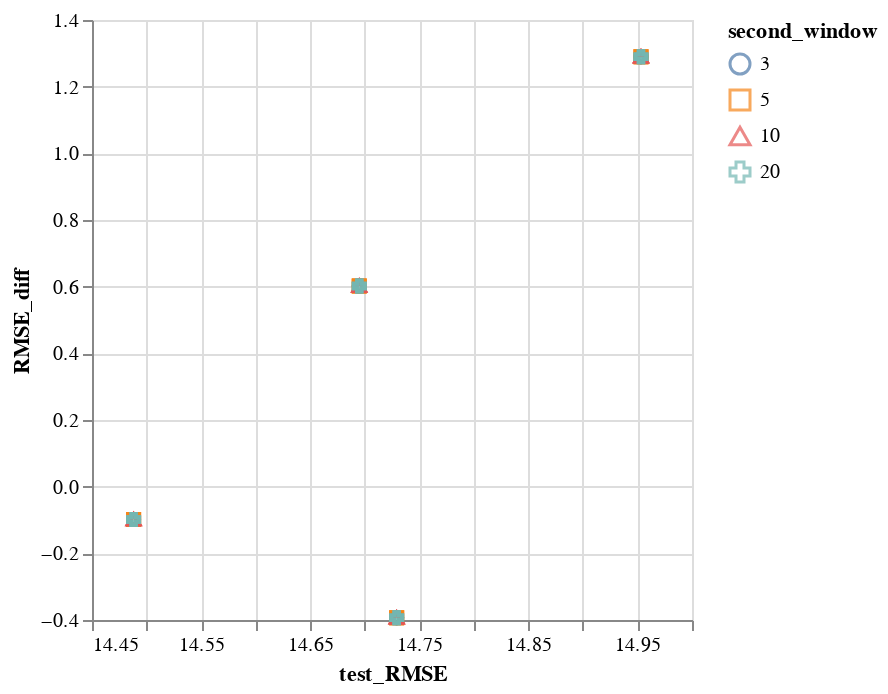
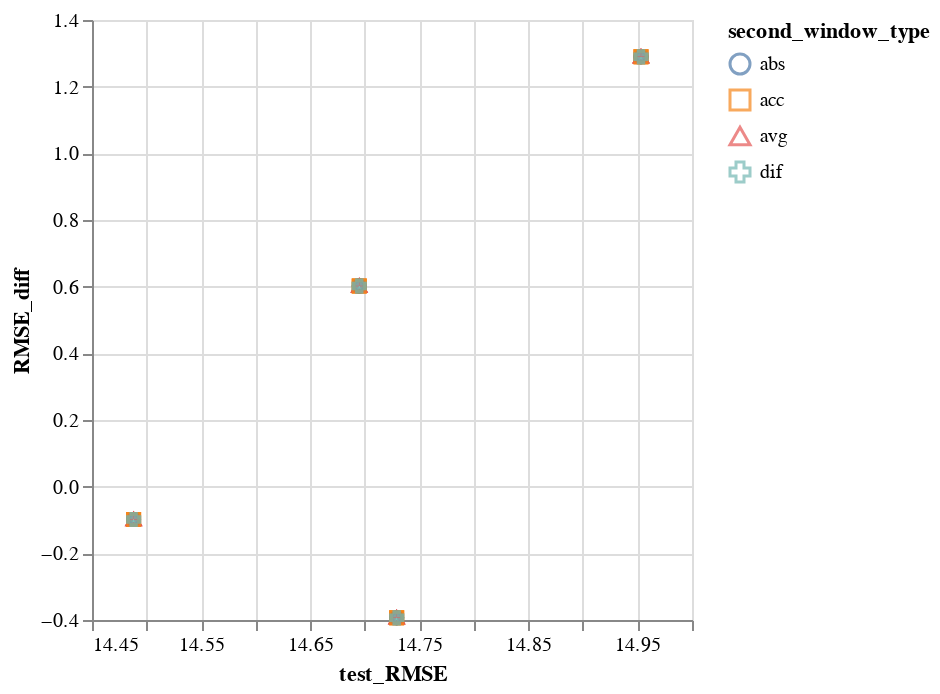
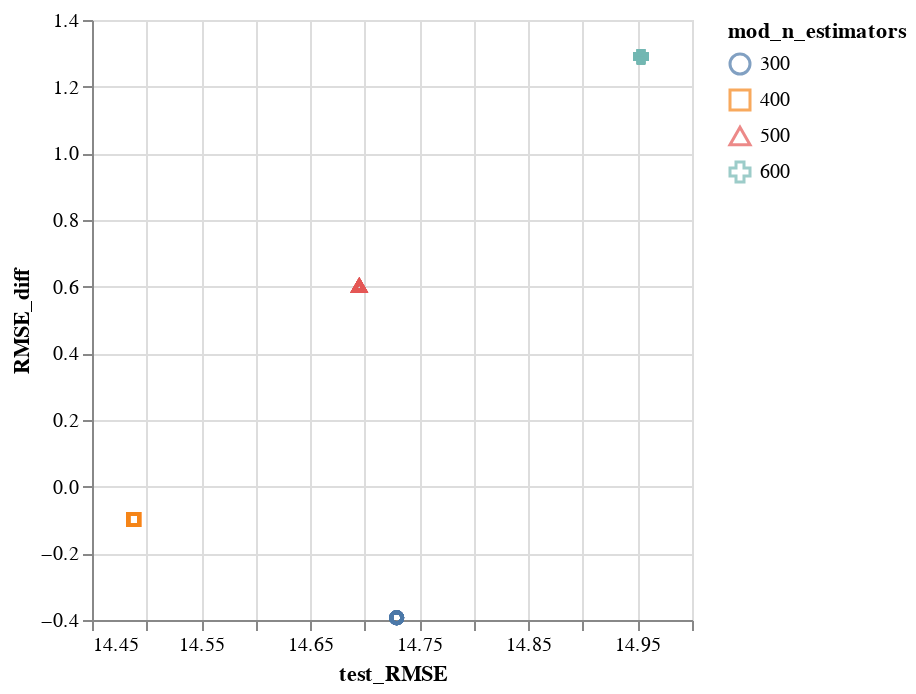
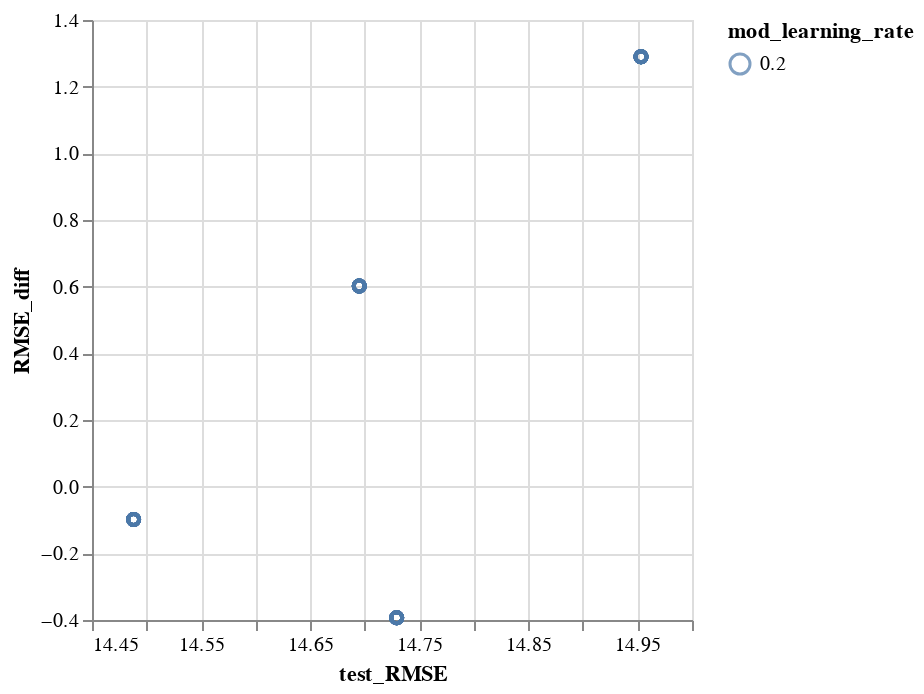

The notebook cell saved with these charts, in order:
### Markdown cell above
Results from the most recent tuning group were viewed below.

### Code cell
print(loops.keys())
plot_results(pd.DataFrame(record), list(loops.keys()))

display(plot_results(pd.DataFrame(record), ['second_window']))
display(plot_results(pd.DataFrame(record), ['second_window_type']))
display(plot_results(pd.DataFrame(record), ['mod_n_estimators']))
display(plot_results(pd.DataFrame(record), ['mod_learning_rate']))

### Figure 1 — Vega-Lite specification as saved in the notebook (floating-point values rounded to 4 significant figures)
{"config": {"view": {"continuousWidth": 300, "continuousHeight": 300}}, "data": {"name": "data-1114ec3b3806445dd5e10b8e20c30d05"}, "mark": {"type": "point"}, "encoding": {"color": {"field": "second_window", "type": "nominal"}, "shape": {"field": "second_window", "type": "nominal"}, "x": {"field": "test_RMSE", "scale": {"zero": false}, "type": "quantitative"}, "y": {"field": "RMSE_diff", "type": "quantitative"}}, "$schema": "https://vega.github.io/schema/vega-lite/v5.20.1.json", "datasets": {"data-1114ec3b3806445dd5e10b8e20c30d05": [{"test_RMSE": 14.73, "train_RMSE": 15.12, "RMSE_diff": -0.3934, "second_window": 3}, {"test_RMSE": 14.49, "train_RMSE": 14.59, "RMSE_diff": -0.0985, "second_window": 3}, {"test_RMSE": 14.69, "train_RMSE": 14.09, "RMSE_diff": 0.6021, "second_window": 3}, {"test_RMSE": 14.95, "train_RMSE": 13.66, "RMSE_diff": 1.29, "second_window": 3}, {"test_RMSE": 14.73, "train_RMSE": 15.12, "RMSE_diff": -0.3934, "second_window": 3}, {"test_RMSE": 14.49, "train_RMSE": 14.59, "RMSE_diff": -0.0985, "second_window": 3}, {"test_RMSE": 14.69, "train_RMSE": 14.09, "RMSE_diff": 0.6021, "second_window": 3}, {"test_RMSE": 14.95, "train_RMSE": 13.66, "RMSE_diff": 1.29, "second_window": 3}, {"test_RMSE": 14.73, "train_RMSE": 15.12, "RMSE_diff": -0.3934, "second_window": 3}, {"test_RMSE": 14.49, "train_RMSE": 14.59, "RMSE_diff": -0.0985, "second_window": 3}, {"test_RMSE": 14.69, "train_RMSE": 14.09, "RMSE_diff": 0.6021, "second_window": 3}, {"test_RMSE": 14.95, "train_RMSE": 13.66, "RMSE_diff": 1.29, "second_window": 3}, {"test_RMSE": 14.73, "train_RMSE": 15.12, "RMSE_diff": -0.3934, "second_window": 3}, {"test_RMSE": 14.49, "train_RMSE": 14.59, "RMSE_diff": -0.0985, "second_window": 3}, {"test_RMSE": 14.69, "train_RMSE": 14.09, "RMSE_diff": 0.6021, "second_window": 3}, {"test_RMSE": 14.95, "train_RMSE": 13.66, "RMSE_diff": 1.29, "second_window": 3}, {"test_RMSE": 14.73, "train_RMSE": 15.12, "RMSE_diff": -0.3934, "second_window": 5}, {"test_RMSE": 14.49, "train_RMSE": 14.59, "RMSE_diff": -0.0985, "second_window": 5}, {"test_RMSE": 14.69, "train_RMSE": 14.09, "RMSE_diff": 0.6021, "second_window": 5}, {"test_RMSE": 14.95, "train_RMSE": 13.66, "RMSE_diff": 1.29, "second_window": 5}, {"test_RMSE": 14.73, "train_RMSE": 15.12, "RMSE_diff": -0.3934, "second_window": 5}, {"test_RMSE": 14.49, "train_RMSE": 14.59, "RMSE_diff": -0.0985, "second_window": 5}, {"test_RMSE": 14.69, "train_RMSE": 14.09, "RMSE_diff": 0.6021, "second_window": 5}, {"test_RMSE": 14.95, "train_RMSE": 13.66, "RMSE_diff": 1.29, "second_window": 5}, {"test_RMSE": 14.73, "train_RMSE": 15.12, "RMSE_diff": -0.3934, "second_window": 5}, {"test_RMSE": 14.49, "train_RMSE": 14.59, "RMSE_diff": -0.0985, "second_window": 5}, {"test_RMSE": 14.69, "train_RMSE": 14.09, "RMSE_diff": 0.6021, "second_window": 5}, {"test_RMSE": 14.95, "train_RMSE": 13.66, "RMSE_diff": 1.29, "second_window": 5}, {"test_RMSE": 14.73, "train_RMSE": 15.12, "RMSE_diff": -0.3934, "second_window": 5}, {"test_RMSE": 14.49, "train_RMSE": 14.59, "RMSE_diff": -0.0985, "second_window": 5}, {"test_RMSE": 14.69, "train_RMSE": 14.09, "RMSE_diff": 0.6021, "second_window": 5}, {"test_RMSE": 14.95, "train_RMSE": 13.66, "RMSE_diff": 1.29, "second_window": 5}, {"test_RMSE": 14.73, "train_RMSE": 15.12, "RMSE_diff": -0.3934, "second_window": 10}, {"test_RMSE": 14.49, "train_RMSE": 14.59, "RMSE_diff": -0.0985, "second_window": 10}, {"test_RMSE": 14.69, "train_RMSE": 14.09, "RMSE_diff": 0.6021, "second_window": 10}, {"test_RMSE": 14.95, "train_RMSE": 13.66, "RMSE_diff": 1.29, "second_window": 10}, {"test_RMSE": 14.73, "train_RMSE": 15.12, "RMSE_diff": -0.3934, "second_window": 10}, {"test_RMSE": 14.49, "train_RMSE": 14.59, "RMSE_diff": -0.0985, "second_window": 10}, {"test_RMSE": 14.69, "train_RMSE": 14.09, "RMSE_diff": 0.6021, "second_window": 10}, {"test_RMSE": 14.95, "train_RMSE": 13.66, "RMSE_diff": 1.29, "second_window": 10}, {"test_RMSE": 14.73, "train_RMSE": 15.12, "RMSE_diff": -0.3934, "second_window": 10}, {"test_RMSE": 14.49, "train_RMSE": 14.59, "RMSE_diff": -0.0985, "second_window": 10}, {"test_RMSE": 14.69, "train_RMSE": 14.09, "RMSE_diff": 0.6021, "second_window": 10}, {"test_RMSE": 14.95, "train_RMSE": 13.66, "RMSE_diff": 1.29, "second_window": 10}, {"test_RMSE": 14.73, "train_RMSE": 15.12, "RMSE_diff": -0.3934, "second_window": 10}, {"test_RMSE": 14.49, "train_RMSE": 14.59, "RMSE_diff": -0.0985, "second_window": 10}, {"test_RMSE": 14.69, "train_RMSE": 14.09, "RMSE_diff": 0.6021, "second_window": 10}, {"test_RMSE": 14.95, "train_RMSE": 13.66, "RMSE_diff": 1.29, "second_window": 10}, {"test_RMSE": 14.73, "train_RMSE": 15.12, "RMSE_diff": -0.3934, "second_window": 20}, {"test_RMSE": 14.49, "train_RMSE": 14.59, "RMSE_diff": -0.0985, "second_window": 20}, {"test_RMSE": 14.69, "train_RMSE": 14.09, "RMSE_diff": 0.6021, "second_window": 20}, {"test_RMSE": 14.95, "train_RMSE": 13.66, "RMSE_diff": 1.29, "second_window": 20}, {"test_RMSE": 14.73, "train_RMSE": 15.12, "RMSE_diff": -0.3934, "second_window": 20}, {"test_RMSE": 14.49, "train_RMSE": 14.59, "RMSE_diff": -0.0985, "second_window": 20}, {"test_RMSE": 14.69, "train_RMSE": 14.09, "RMSE_diff": 0.6021, "second_window": 20}, {"test_RMSE": 14.95, "train_RMSE": 13.66, "RMSE_diff": 1.29, "second_window": 20}, {"test_RMSE": 14.73, "train_RMSE": 15.12, "RMSE_diff": -0.3934, "second_window": 20}, {"test_RMSE": 14.49, "train_RMSE": 14.59, "RMSE_diff": -0.0985, "second_window": 20}, {"test_RMSE": 14.69, "train_RMSE": 14.09, "RMSE_diff": 0.6021, "second_window": 20}, {"test_RMSE": 14.95, "train_RMSE": 13.66, "RMSE_diff": 1.29, "second_window": 20}, {"test_RMSE": 14.73, "train_RMSE": 15.12, "RMSE_diff": -0.3934, "second_window": 20}, {"test_RMSE": 14.49, "train_RMSE": 14.59, "RMSE_diff": -0.0985, "second_window": 20}, {"test_RMSE": 14.69, "train_RMSE": 14.09, "RMSE_diff": 0.6021, "second_window": 20}, {"test_RMSE": 14.95, "train_RMSE": 13.66, "RMSE_diff": 1.29, "second_window": 20}]}}

### Figure 2 — Vega-Lite specification as saved in the notebook (floating-point values rounded to 4 significant figures)
{"config": {"view": {"continuousWidth": 300, "continuousHeight": 300}}, "data": {"name": "data-e00b582a6254a2c6a8c3b63476ff9e0d"}, "mark": {"type": "point"}, "encoding": {"color": {"field": "second_window_type", "type": "nominal"}, "shape": {"field": "second_window_type", "type": "nominal"}, "x": {"field": "test_RMSE", "scale": {"zero": false}, "type": "quantitative"}, "y": {"field": "RMSE_diff", "type": "quantitative"}}, "$schema": "https://vega.github.io/schema/vega-lite/v5.20.1.json", "datasets": {"data-e00b582a6254a2c6a8c3b63476ff9e0d": [{"test_RMSE": 14.73, "train_RMSE": 15.12, "RMSE_diff": -0.3934, "second_window_type": "avg"}, {"test_RMSE": 14.49, "train_RMSE": 14.59, "RMSE_diff": -0.0985, "second_window_type": "avg"}, {"test_RMSE": 14.69, "train_RMSE": 14.09, "RMSE_diff": 0.6021, "second_window_type": "avg"}, {"test_RMSE": 14.95, "train_RMSE": 13.66, "RMSE_diff": 1.29, "second_window_type": "avg"}, {"test_RMSE": 14.73, "train_RMSE": 15.12, "RMSE_diff": -0.3934, "second_window_type": "abs"}, {"test_RMSE": 14.49, "train_RMSE": 14.59, "RMSE_diff": -0.0985, "second_window_type": "abs"}, {"test_RMSE": 14.69, "train_RMSE": 14.09, "RMSE_diff": 0.6021, "second_window_type": "abs"}, {"test_RMSE": 14.95, "train_RMSE": 13.66, "RMSE_diff": 1.29, "second_window_type": "abs"}, {"test_RMSE": 14.73, "train_RMSE": 15.12, "RMSE_diff": -0.3934, "second_window_type": "acc"}, {"test_RMSE": 14.49, "train_RMSE": 14.59, "RMSE_diff": -0.0985, "second_window_type": "acc"}, {"test_RMSE": 14.69, "train_RMSE": 14.09, "RMSE_diff": 0.6021, "second_window_type": "acc"}, {"test_RMSE": 14.95, "train_RMSE": 13.66, "RMSE_diff": 1.29, "second_window_type": "acc"}, {"test_RMSE": 14.73, "train_RMSE": 15.12, "RMSE_diff": -0.3934, "second_window_type": "dif"}, {"test_RMSE": 14.49, "train_RMSE": 14.59, "RMSE_diff": -0.0985, "second_window_type": "dif"}, {"test_RMSE": 14.69, "train_RMSE": 14.09, "RMSE_diff": 0.6021, "second_window_type": "dif"}, {"test_RMSE": 14.95, "train_RMSE": 13.66, "RMSE_diff": 1.29, "second_window_type": "dif"}, {"test_RMSE": 14.73, "train_RMSE": 15.12, "RMSE_diff": -0.3934, "second_window_type": "avg"}, {"test_RMSE": 14.49, "train_RMSE": 14.59, "RMSE_diff": -0.0985, "second_window_type": "avg"}, {"test_RMSE": 14.69, "train_RMSE": 14.09, "RMSE_diff": 0.6021, "second_window_type": "avg"}, {"test_RMSE": 14.95, "train_RMSE": 13.66, "RMSE_diff": 1.29, "second_window_type": "avg"}, {"test_RMSE": 14.73, "train_RMSE": 15.12, "RMSE_diff": -0.3934, "second_window_type": "abs"}, {"test_RMSE": 14.49, "train_RMSE": 14.59, "RMSE_diff": -0.0985, "second_window_type": "abs"}, {"test_RMSE": 14.69, "train_RMSE": 14.09, "RMSE_diff": 0.6021, "second_window_type": "abs"}, {"test_RMSE": 14.95, "train_RMSE": 13.66, "RMSE_diff": 1.29, "second_window_type": "abs"}, {"test_RMSE": 14.73, "train_RMSE": 15.12, "RMSE_diff": -0.3934, "second_window_type": "acc"}, {"test_RMSE": 14.49, "train_RMSE": 14.59, "RMSE_diff": -0.0985, "second_window_type": "acc"}, {"test_RMSE": 14.69, "train_RMSE": 14.09, "RMSE_diff": 0.6021, "second_window_type": "acc"}, {"test_RMSE": 14.95, "train_RMSE": 13.66, "RMSE_diff": 1.29, "second_window_type": "acc"}, {"test_RMSE": 14.73, "train_RMSE": 15.12, "RMSE_diff": -0.3934, "second_window_type": "dif"}, {"test_RMSE": 14.49, "train_RMSE": 14.59, "RMSE_diff": -0.0985, "second_window_type": "dif"}, {"test_RMSE": 14.69, "train_RMSE": 14.09, "RMSE_diff": 0.6021, "second_window_type": "dif"}, {"test_RMSE": 14.95, "train_RMSE": 13.66, "RMSE_diff": 1.29, "second_window_type": "dif"}, {"test_RMSE": 14.73, "train_RMSE": 15.12, "RMSE_diff": -0.3934, "second_window_type": "avg"}, {"test_RMSE": 14.49, "train_RMSE": 14.59, "RMSE_diff": -0.0985, "second_window_type": "avg"}, {"test_RMSE": 14.69, "train_RMSE": 14.09, "RMSE_diff": 0.6021, "second_window_type": "avg"}, {"test_RMSE": 14.95, "train_RMSE": 13.66, "RMSE_diff": 1.29, "second_window_type": "avg"}, {"test_RMSE": 14.73, "train_RMSE": 15.12, "RMSE_diff": -0.3934, "second_window_type": "abs"}, {"test_RMSE": 14.49, "train_RMSE": 14.59, "RMSE_diff": -0.0985, "second_window_type": "abs"}, {"test_RMSE": 14.69, "train_RMSE": 14.09, "RMSE_diff": 0.6021, "second_window_type": "abs"}, {"test_RMSE": 14.95, "train_RMSE": 13.66, "RMSE_diff": 1.29, "second_window_type": "abs"}, {"test_RMSE": 14.73, "train_RMSE": 15.12, "RMSE_diff": -0.3934, "second_window_type": "acc"}, {"test_RMSE": 14.49, "train_RMSE": 14.59, "RMSE_diff": -0.0985, "second_window_type": "acc"}, {"test_RMSE": 14.69, "train_RMSE": 14.09, "RMSE_diff": 0.6021, "second_window_type": "acc"}, {"test_RMSE": 14.95, "train_RMSE": 13.66, "RMSE_diff": 1.29, "second_window_type": "acc"}, {"test_RMSE": 14.73, "train_RMSE": 15.12, "RMSE_diff": -0.3934, "second_window_type": "dif"}, {"test_RMSE": 14.49, "train_RMSE": 14.59, "RMSE_diff": -0.0985, "second_window_type": "dif"}, {"test_RMSE": 14.69, "train_RMSE": 14.09, "RMSE_diff": 0.6021, "second_window_type": "dif"}, {"test_RMSE": 14.95, "train_RMSE": 13.66, "RMSE_diff": 1.29, "second_window_type": "dif"}, {"test_RMSE": 14.73, "train_RMSE": 15.12, "RMSE_diff": -0.3934, "second_window_type": "avg"}, {"test_RMSE": 14.49, "train_RMSE": 14.59, "RMSE_diff": -0.0985, "second_window_type": "avg"}, {"test_RMSE": 14.69, "train_RMSE": 14.09, "RMSE_diff": 0.6021, "second_window_type": "avg"}, {"test_RMSE": 14.95, "train_RMSE": 13.66, "RMSE_diff": 1.29, "second_window_type": "avg"}, {"test_RMSE": 14.73, "train_RMSE": 15.12, "RMSE_diff": -0.3934, "second_window_type": "abs"}, {"test_RMSE": 14.49, "train_RMSE": 14.59, "RMSE_diff": -0.0985, "second_window_type": "abs"}, {"test_RMSE": 14.69, "train_RMSE": 14.09, "RMSE_diff": 0.6021, "second_window_type": "abs"}, {"test_RMSE": 14.95, "train_RMSE": 13.66, "RMSE_diff": 1.29, "second_window_type": "abs"}, {"test_RMSE": 14.73, "train_RMSE": 15.12, "RMSE_diff": -0.3934, "second_window_type": "acc"}, {"test_RMSE": 14.49, "train_RMSE": 14.59, "RMSE_diff": -0.0985, "second_window_type": "acc"}, {"test_RMSE": 14.69, "train_RMSE": 14.09, "RMSE_diff": 0.6021, "second_window_type": "acc"}, {"test_RMSE": 14.95, "train_RMSE": 13.66, "RMSE_diff": 1.29, "second_window_type": "acc"}, {"test_RMSE": 14.73, "train_RMSE": 15.12, "RMSE_diff": -0.3934, "second_window_type": "dif"}, {"test_RMSE": 14.49, "train_RMSE": 14.59, "RMSE_diff": -0.0985, "second_window_type": "dif"}, {"test_RMSE": 14.69, "train_RMSE": 14.09, "RMSE_diff": 0.6021, "second_window_type": "dif"}, {"test_RMSE": 14.95, "train_RMSE": 13.66, "RMSE_diff": 1.29, "second_window_type": "dif"}]}}

### Figure 3 — Vega-Lite specification as saved in the notebook (floating-point values rounded to 4 significant figures)
{"config": {"view": {"continuousWidth": 300, "continuousHeight": 300}}, "data": {"name": "data-805af91e56a6cc899503557cf83ac0c9"}, "mark": {"type": "point"}, "encoding": {"color": {"field": "mod_n_estimators", "type": "nominal"}, "shape": {"field": "mod_n_estimators", "type": "nominal"}, "x": {"field": "test_RMSE", "scale": {"zero": false}, "type": "quantitative"}, "y": {"field": "RMSE_diff", "type": "quantitative"}}, "$schema": "https://vega.github.io/schema/vega-lite/v5.20.1.json", "datasets": {"data-805af91e56a6cc899503557cf83ac0c9": [{"test_RMSE": 14.73, "train_RMSE": 15.12, "RMSE_diff": -0.3934, "mod_n_estimators": 300}, {"test_RMSE": 14.49, "train_RMSE": 14.59, "RMSE_diff": -0.0985, "mod_n_estimators": 400}, {"test_RMSE": 14.69, "train_RMSE": 14.09, "RMSE_diff": 0.6021, "mod_n_estimators": 500}, {"test_RMSE": 14.95, "train_RMSE": 13.66, "RMSE_diff": 1.29, "mod_n_estimators": 600}, {"test_RMSE": 14.73, "train_RMSE": 15.12, "RMSE_diff": -0.3934, "mod_n_estimators": 300}, {"test_RMSE": 14.49, "train_RMSE": 14.59, "RMSE_diff": -0.0985, "mod_n_estimators": 400}, {"test_RMSE": 14.69, "train_RMSE": 14.09, "RMSE_diff": 0.6021, "mod_n_estimators": 500}, {"test_RMSE": 14.95, "train_RMSE": 13.66, "RMSE_diff": 1.29, "mod_n_estimators": 600}, {"test_RMSE": 14.73, "train_RMSE": 15.12, "RMSE_diff": -0.3934, "mod_n_estimators": 300}, {"test_RMSE": 14.49, "train_RMSE": 14.59, "RMSE_diff": -0.0985, "mod_n_estimators": 400}, {"test_RMSE": 14.69, "train_RMSE": 14.09, "RMSE_diff": 0.6021, "mod_n_estimators": 500}, {"test_RMSE": 14.95, "train_RMSE": 13.66, "RMSE_diff": 1.29, "mod_n_estimators": 600}, {"test_RMSE": 14.73, "train_RMSE": 15.12, "RMSE_diff": -0.3934, "mod_n_estimators": 300}, {"test_RMSE": 14.49, "train_RMSE": 14.59, "RMSE_diff": -0.0985, "mod_n_estimators": 400}, {"test_RMSE": 14.69, "train_RMSE": 14.09, "RMSE_diff": 0.6021, "mod_n_estimators": 500}, {"test_RMSE": 14.95, "train_RMSE": 13.66, "RMSE_diff": 1.29, "mod_n_estimators": 600}, {"test_RMSE": 14.73, "train_RMSE": 15.12, "RMSE_diff": -0.3934, "mod_n_estimators": 300}, {"test_RMSE": 14.49, "train_RMSE": 14.59, "RMSE_diff": -0.0985, "mod_n_estimators": 400}, {"test_RMSE": 14.69, "train_RMSE": 14.09, "RMSE_diff": 0.6021, "mod_n_estimators": 500}, {"test_RMSE": 14.95, "train_RMSE": 13.66, "RMSE_diff": 1.29, "mod_n_estimators": 600}, {"test_RMSE": 14.73, "train_RMSE": 15.12, "RMSE_diff": -0.3934, "mod_n_estimators": 300}, {"test_RMSE": 14.49, "train_RMSE": 14.59, "RMSE_diff": -0.0985, "mod_n_estimators": 400}, {"test_RMSE": 14.69, "train_RMSE": 14.09, "RMSE_diff": 0.6021, "mod_n_estimators": 500}, {"test_RMSE": 14.95, "train_RMSE": 13.66, "RMSE_diff": 1.29, "mod_n_estimators": 600}, {"test_RMSE": 14.73, "train_RMSE": 15.12, "RMSE_diff": -0.3934, "mod_n_estimators": 300}, {"test_RMSE": 14.49, "train_RMSE": 14.59, "RMSE_diff": -0.0985, "mod_n_estimators": 400}, {"test_RMSE": 14.69, "train_RMSE": 14.09, "RMSE_diff": 0.6021, "mod_n_estimators": 500}, {"test_RMSE": 14.95, "train_RMSE": 13.66, "RMSE_diff": 1.29, "mod_n_estimators": 600}, {"test_RMSE": 14.73, "train_RMSE": 15.12, "RMSE_diff": -0.3934, "mod_n_estimators": 300}, {"test_RMSE": 14.49, "train_RMSE": 14.59, "RMSE_diff": -0.0985, "mod_n_estimators": 400}, {"test_RMSE": 14.69, "train_RMSE": 14.09, "RMSE_diff": 0.6021, "mod_n_estimators": 500}, {"test_RMSE": 14.95, "train_RMSE": 13.66, "RMSE_diff": 1.29, "mod_n_estimators": 600}, {"test_RMSE": 14.73, "train_RMSE": 15.12, "RMSE_diff": -0.3934, "mod_n_estimators": 300}, {"test_RMSE": 14.49, "train_RMSE": 14.59, "RMSE_diff": -0.0985, "mod_n_estimators": 400}, {"test_RMSE": 14.69, "train_RMSE": 14.09, "RMSE_diff": 0.6021, "mod_n_estimators": 500}, {"test_RMSE": 14.95, "train_RMSE": 13.66, "RMSE_diff": 1.29, "mod_n_estimators": 600}, {"test_RMSE": 14.73, "train_RMSE": 15.12, "RMSE_diff": -0.3934, "mod_n_estimators": 300}, {"test_RMSE": 14.49, "train_RMSE": 14.59, "RMSE_diff": -0.0985, "mod_n_estimators": 400}, {"test_RMSE": 14.69, "train_RMSE": 14.09, "RMSE_diff": 0.6021, "mod_n_estimators": 500}, {"test_RMSE": 14.95, "train_RMSE": 13.66, "RMSE_diff": 1.29, "mod_n_estimators": 600}, {"test_RMSE": 14.73, "train_RMSE": 15.12, "RMSE_diff": -0.3934, "mod_n_estimators": 300}, {"test_RMSE": 14.49, "train_RMSE": 14.59, "RMSE_diff": -0.0985, "mod_n_estimators": 400}, {"test_RMSE": 14.69, "train_RMSE": 14.09, "RMSE_diff": 0.6021, "mod_n_estimators": 500}, {"test_RMSE": 14.95, "train_RMSE": 13.66, "RMSE_diff": 1.29, "mod_n_estimators": 600}, {"test_RMSE": 14.73, "train_RMSE": 15.12, "RMSE_diff": -0.3934, "mod_n_estimators": 300}, {"test_RMSE": 14.49, "train_RMSE": 14.59, "RMSE_diff": -0.0985, "mod_n_estimators": 400}, {"test_RMSE": 14.69, "train_RMSE": 14.09, "RMSE_diff": 0.6021, "mod_n_estimators": 500}, {"test_RMSE": 14.95, "train_RMSE": 13.66, "RMSE_diff": 1.29, "mod_n_estimators": 600}, {"test_RMSE": 14.73, "train_RMSE": 15.12, "RMSE_diff": -0.3934, "mod_n_estimators": 300}, {"test_RMSE": 14.49, "train_RMSE": 14.59, "RMSE_diff": -0.0985, "mod_n_estimators": 400}, {"test_RMSE": 14.69, "train_RMSE": 14.09, "RMSE_diff": 0.6021, "mod_n_estimators": 500}, {"test_RMSE": 14.95, "train_RMSE": 13.66, "RMSE_diff": 1.29, "mod_n_estimators": 600}, {"test_RMSE": 14.73, "train_RMSE": 15.12, "RMSE_diff": -0.3934, "mod_n_estimators": 300}, {"test_RMSE": 14.49, "train_RMSE": 14.59, "RMSE_diff": -0.0985, "mod_n_estimators": 400}, {"test_RMSE": 14.69, "train_RMSE": 14.09, "RMSE_diff": 0.6021, "mod_n_estimators": 500}, {"test_RMSE": 14.95, "train_RMSE": 13.66, "RMSE_diff": 1.29, "mod_n_estimators": 600}, {"test_RMSE": 14.73, "train_RMSE": 15.12, "RMSE_diff": -0.3934, "mod_n_estimators": 300}, {"test_RMSE": 14.49, "train_RMSE": 14.59, "RMSE_diff": -0.0985, "mod_n_estimators": 400}, {"test_RMSE": 14.69, "train_RMSE": 14.09, "RMSE_diff": 0.6021, "mod_n_estimators": 500}, {"test_RMSE": 14.95, "train_RMSE": 13.66, "RMSE_diff": 1.29, "mod_n_estimators": 600}, {"test_RMSE": 14.73, "train_RMSE": 15.12, "RMSE_diff": -0.3934, "mod_n_estimators": 300}, {"test_RMSE": 14.49, "train_RMSE": 14.59, "RMSE_diff": -0.0985, "mod_n_estimators": 400}, {"test_RMSE": 14.69, "train_RMSE": 14.09, "RMSE_diff": 0.6021, "mod_n_estimators": 500}, {"test_RMSE": 14.95, "train_RMSE": 13.66, "RMSE_diff": 1.29, "mod_n_estimators": 600}]}}

### Figure 4 — Vega-Lite specification as saved in the notebook (floating-point values rounded to 4 significant figures)
{"config": {"view": {"continuousWidth": 300, "continuousHeight": 300}}, "data": {"name": "data-a14893767eecc78bb6b2bda322ff242d"}, "mark": {"type": "point"}, "encoding": {"color": {"field": "mod_learning_rate", "type": "nominal"}, "shape": {"field": "mod_learning_rate", "type": "nominal"}, "x": {"field": "test_RMSE", "scale": {"zero": false}, "type": "quantitative"}, "y": {"field": "RMSE_diff", "type": "quantitative"}}, "$schema": "https://vega.github.io/schema/vega-lite/v5.20.1.json", "datasets": {"data-a14893767eecc78bb6b2bda322ff242d": [{"test_RMSE": 14.73, "train_RMSE": 15.12, "RMSE_diff": -0.3934, "mod_learning_rate": 0.2}, {"test_RMSE": 14.49, "train_RMSE": 14.59, "RMSE_diff": -0.0985, "mod_learning_rate": 0.2}, {"test_RMSE": 14.69, "train_RMSE": 14.09, "RMSE_diff": 0.6021, "mod_learning_rate": 0.2}, {"test_RMSE": 14.95, "train_RMSE": 13.66, "RMSE_diff": 1.29, "mod_learning_rate": 0.2}, {"test_RMSE": 14.73, "train_RMSE": 15.12, "RMSE_diff": -0.3934, "mod_learning_rate": 0.2}, {"test_RMSE": 14.49, "train_RMSE": 14.59, "RMSE_diff": -0.0985, "mod_learning_rate": 0.2}, {"test_RMSE": 14.69, "train_RMSE": 14.09, "RMSE_diff": 0.6021, "mod_learning_rate": 0.2}, {"test_RMSE": 14.95, "train_RMSE": 13.66, "RMSE_diff": 1.29, "mod_learning_rate": 0.2}, {"test_RMSE": 14.73, "train_RMSE": 15.12, "RMSE_diff": -0.3934, "mod_learning_rate": 0.2}, {"test_RMSE": 14.49, "train_RMSE": 14.59, "RMSE_diff": -0.0985, "mod_learning_rate": 0.2}, {"test_RMSE": 14.69, "train_RMSE": 14.09, "RMSE_diff": 0.6021, "mod_learning_rate": 0.2}, {"test_RMSE": 14.95, "train_RMSE": 13.66, "RMSE_diff": 1.29, "mod_learning_rate": 0.2}, {"test_RMSE": 14.73, "train_RMSE": 15.12, "RMSE_diff": -0.3934, "mod_learning_rate": 0.2}, {"test_RMSE": 14.49, "train_RMSE": 14.59, "RMSE_diff": -0.0985, "mod_learning_rate": 0.2}, {"test_RMSE": 14.69, "train_RMSE": 14.09, "RMSE_diff": 0.6021, "mod_learning_rate": 0.2}, {"test_RMSE": 14.95, "train_RMSE": 13.66, "RMSE_diff": 1.29, "mod_learning_rate": 0.2}, {"test_RMSE": 14.73, "train_RMSE": 15.12, "RMSE_diff": -0.3934, "mod_learning_rate": 0.2}, {"test_RMSE": 14.49, "train_RMSE": 14.59, "RMSE_diff": -0.0985, "mod_learning_rate": 0.2}, {"test_RMSE": 14.69, "train_RMSE": 14.09, "RMSE_diff": 0.6021, "mod_learning_rate": 0.2}, {"test_RMSE": 14.95, "train_RMSE": 13.66, "RMSE_diff": 1.29, "mod_learning_rate": 0.2}, {"test_RMSE": 14.73, "train_RMSE": 15.12, "RMSE_diff": -0.3934, "mod_learning_rate": 0.2}, {"test_RMSE": 14.49, "train_RMSE": 14.59, "RMSE_diff": -0.0985, "mod_learning_rate": 0.2}, {"test_RMSE": 14.69, "train_RMSE": 14.09, "RMSE_diff": 0.6021, "mod_learning_rate": 0.2}, {"test_RMSE": 14.95, "train_RMSE": 13.66, "RMSE_diff": 1.29, "mod_learning_rate": 0.2}, {"test_RMSE": 14.73, "train_RMSE": 15.12, "RMSE_diff": -0.3934, "mod_learning_rate": 0.2}, {"test_RMSE": 14.49, "train_RMSE": 14.59, "RMSE_diff": -0.0985, "mod_learning_rate": 0.2}, {"test_RMSE": 14.69, "train_RMSE": 14.09, "RMSE_diff": 0.6021, "mod_learning_rate": 0.2}, {"test_RMSE": 14.95, "train_RMSE": 13.66, "RMSE_diff": 1.29, "mod_learning_rate": 0.2}, {"test_RMSE": 14.73, "train_RMSE": 15.12, "RMSE_diff": -0.3934, "mod_learning_rate": 0.2}, {"test_RMSE": 14.49, "train_RMSE": 14.59, "RMSE_diff": -0.0985, "mod_learning_rate": 0.2}, {"test_RMSE": 14.69, "train_RMSE": 14.09, "RMSE_diff": 0.6021, "mod_learning_rate": 0.2}, {"test_RMSE": 14.95, "train_RMSE": 13.66, "RMSE_diff": 1.29, "mod_learning_rate": 0.2}, {"test_RMSE": 14.73, "train_RMSE": 15.12, "RMSE_diff": -0.3934, "mod_learning_rate": 0.2}, {"test_RMSE": 14.49, "train_RMSE": 14.59, "RMSE_diff": -0.0985, "mod_learning_rate": 0.2}, {"test_RMSE": 14.69, "train_RMSE": 14.09, "RMSE_diff": 0.6021, "mod_learning_rate": 0.2}, {"test_RMSE": 14.95, "train_RMSE": 13.66, "RMSE_diff": 1.29, "mod_learning_rate": 0.2}, {"test_RMSE": 14.73, "train_RMSE": 15.12, "RMSE_diff": -0.3934, "mod_learning_rate": 0.2}, {"test_RMSE": 14.49, "train_RMSE": 14.59, "RMSE_diff": -0.0985, "mod_learning_rate": 0.2}, {"test_RMSE": 14.69, "train_RMSE": 14.09, "RMSE_diff": 0.6021, "mod_learning_rate": 0.2}, {"test_RMSE": 14.95, "train_RMSE": 13.66, "RMSE_diff": 1.29, "mod_learning_rate": 0.2}, {"test_RMSE": 14.73, "train_RMSE": 15.12, "RMSE_diff": -0.3934, "mod_learning_rate": 0.2}, {"test_RMSE": 14.49, "train_RMSE": 14.59, "RMSE_diff": -0.0985, "mod_learning_rate": 0.2}, {"test_RMSE": 14.69, "train_RMSE": 14.09, "RMSE_diff": 0.6021, "mod_learning_rate": 0.2}, {"test_RMSE": 14.95, "train_RMSE": 13.66, "RMSE_diff": 1.29, "mod_learning_rate": 0.2}, {"test_RMSE": 14.73, "train_RMSE": 15.12, "RMSE_diff": -0.3934, "mod_learning_rate": 0.2}, {"test_RMSE": 14.49, "train_RMSE": 14.59, "RMSE_diff": -0.0985, "mod_learning_rate": 0.2}, {"test_RMSE": 14.69, "train_RMSE": 14.09, "RMSE_diff": 0.6021, "mod_learning_rate": 0.2}, {"test_RMSE": 14.95, "train_RMSE": 13.66, "RMSE_diff": 1.29, "mod_learning_rate": 0.2}, {"test_RMSE": 14.73, "train_RMSE": 15.12, "RMSE_diff": -0.3934, "mod_learning_rate": 0.2}, {"test_RMSE": 14.49, "train_RMSE": 14.59, "RMSE_diff": -0.0985, "mod_learning_rate": 0.2}, {"test_RMSE": 14.69, "train_RMSE": 14.09, "RMSE_diff": 0.6021, "mod_learning_rate": 0.2}, {"test_RMSE": 14.95, "train_RMSE": 13.66, "RMSE_diff": 1.29, "mod_learning_rate": 0.2}, {"test_RMSE": 14.73, "train_RMSE": 15.12, "RMSE_diff": -0.3934, "mod_learning_rate": 0.2}, {"test_RMSE": 14.49, "train_RMSE": 14.59, "RMSE_diff": -0.0985, "mod_learning_rate": 0.2}, {"test_RMSE": 14.69, "train_RMSE": 14.09, "RMSE_diff": 0.6021, "mod_learning_rate": 0.2}, {"test_RMSE": 14.95, "train_RMSE": 13.66, "RMSE_diff": 1.29, "mod_learning_rate": 0.2}, {"test_RMSE": 14.73, "train_RMSE": 15.12, "RMSE_diff": -0.3934, "mod_learning_rate": 0.2}, {"test_RMSE": 14.49, "train_RMSE": 14.59, "RMSE_diff": -0.0985, "mod_learning_rate": 0.2}, {"test_RMSE": 14.69, "train_RMSE": 14.09, "RMSE_diff": 0.6021, "mod_learning_rate": 0.2}, {"test_RMSE": 14.95, "train_RMSE": 13.66, "RMSE_diff": 1.29, "mod_learning_rate": 0.2}, {"test_RMSE": 14.73, "train_RMSE": 15.12, "RMSE_diff": -0.3934, "mod_learning_rate": 0.2}, {"test_RMSE": 14.49, "train_RMSE": 14.59, "RMSE_diff": -0.0985, "mod_learning_rate": 0.2}, {"test_RMSE": 14.69, "train_RMSE": 14.09, "RMSE_diff": 0.6021, "mod_learning_rate": 0.2}, {"test_RMSE": 14.95, "train_RMSE": 13.66, "RMSE_diff": 1.29, "mod_learning_rate": 0.2}]}}
